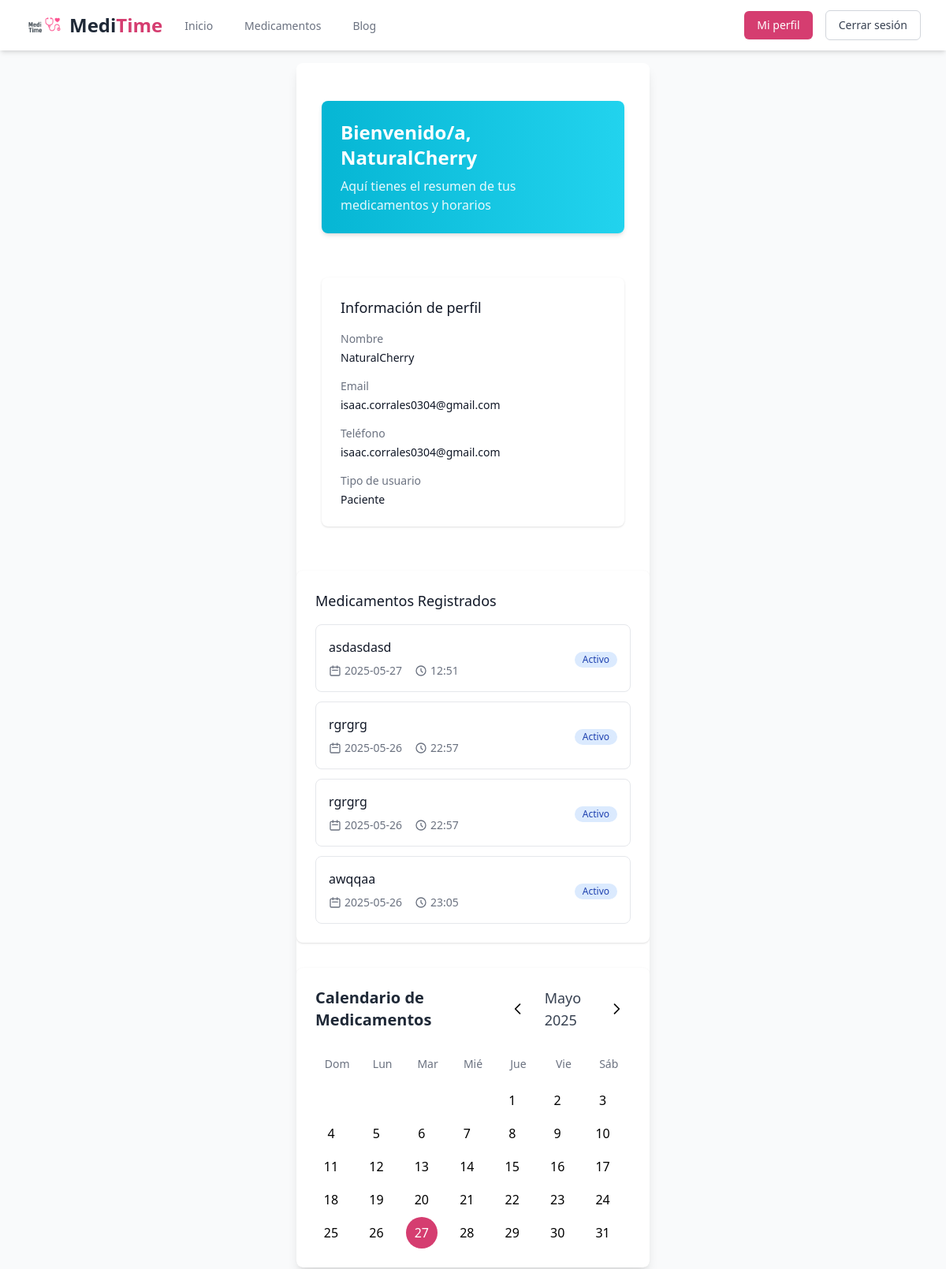
The page /dashboard (signed in, upper part) on the database as committed earlier.
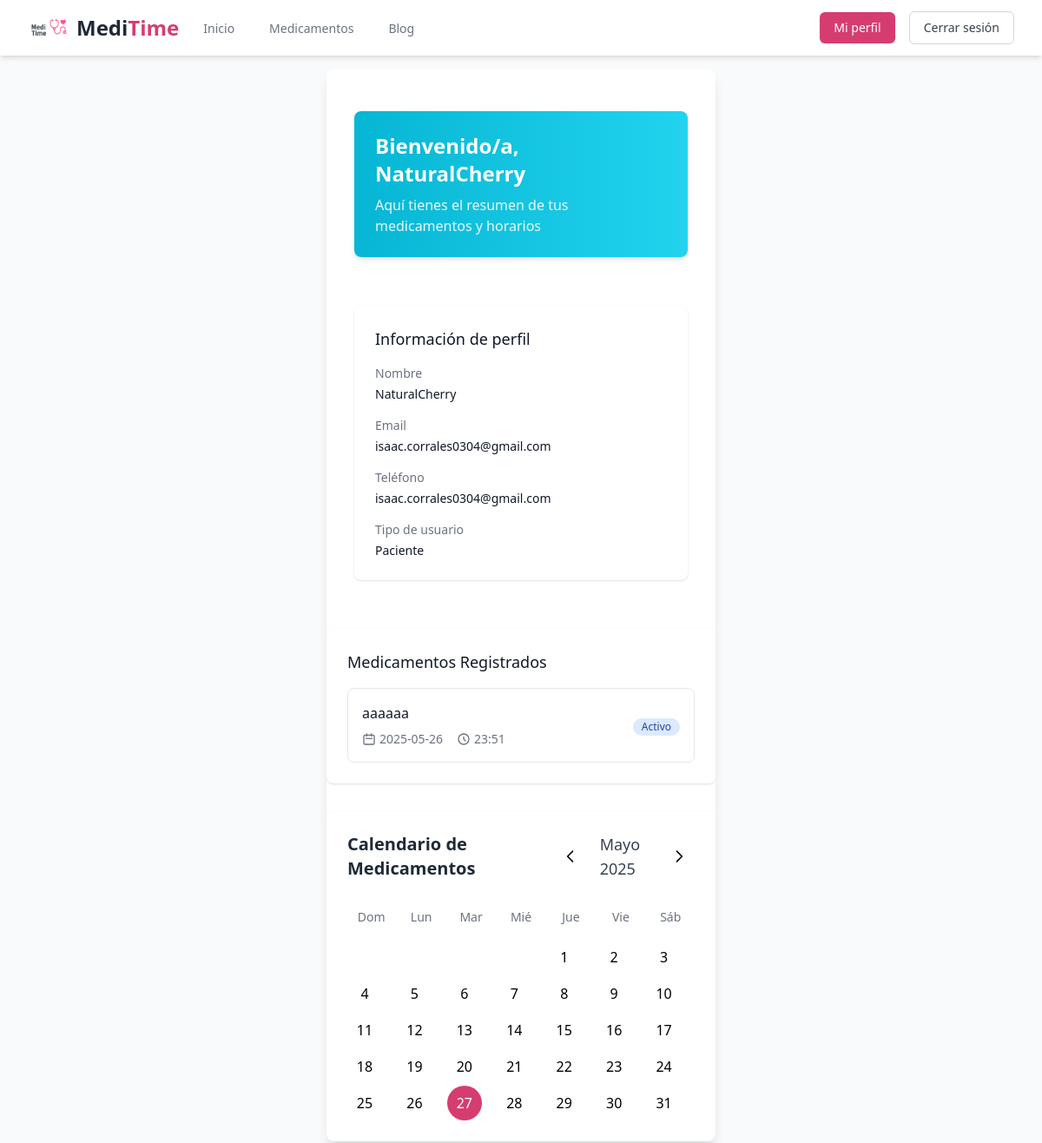
The same page on the database as committed later.
### tables this page shows
CREATE TABLE Usuarios(
            Id INTEGER PRIMARY KEY AUTOINCREMENT,
            Username VARCHAR(25) NOT NULL, 
            Email VARCHAR(100) NOT NULL, 
            Number VARCHAR(100) NOT NULL,
            Type VARCHAR(100) NOT NULL,
            Password VARCHAR(255) NOT NULL

        );

CREATE TABLE Recordatorios (
                id INTEGER PRIMARY KEY AUTOINCREMENT,
                paciente_id INTEGER NOT NULL,
                nombre TEXT NOT NULL,
                dia TEXT NOT NULL,          
                hora TEXT NOT NULL,       
                user_email TEXT NOT NULL,  
                FOREIGN KEY(paciente_id) REFERENCES Usuarios(id)
            );

### server.py (the view)
@app.route('/dashboard')
def dashboard():
    user = session.get('user_id')
    userdata = my_db.get_usuario(user)
    print(userdata)
    return render_template('dashboard.html', userdata=userdata)

### database.py (called while the page is built)
    def _get_connection(self):
        if not hasattr(self._local, 'connection'):
            print(f"Creando conexión para hilo: {threading.current_thread().ident}")
            self._local.connection = sqlite3.connect('database.db')
        return self._local.connection

    def _get_cursor(self):
        return self._get_connection().cursor()

### templates/dashboard.html (shortened to what this page needs)
{% extends 'template.html' %}
{% block content %}
<main class="flex items-center justify-center p-4">
    <div class="bg-white rounded-lg shadow-lg w-full max-w-md overflow-hidden">
        <div class="flex-grow">
            <div class="max-w-7xl mx-auto py-6 sm:px-6 lg:px-8">
                <div class="px-4 py-6 sm:px-0 mb-8">
                    <div class="bg-gradient-to-r from-cyan-500 to-cyan-400 rounded-lg shadow-md p-6">
                        <h1 class="text-2xl font-bold text-white">Bienvenido/a, {{ userdata.nombre }}</h1>
                        <p class="text-white text-opacity-90 mt-2">
                            {% if userdata.tipo == 'paciente' %}
                            Aquí tienes el resumen de tus medicamentos y horarios
                            {% elif userdata.tipo == 'cuidador' %}
                            Aquí puedes ver los medicamentos de tus pacientes
                            {% elif userdata.tipo == 'profesional' %}
                            Panel para gestionar medicamentos y pacientes
                            {% endif %}
                        </p>
                    </div>
                </div>
                <div class="px-4 sm:px-0 mb-8">
                    <div class="bg-white shadow rounded-lg overflow-hidden">
                        <div class="px-4 py-5 sm:p-6">
                            <h2 class="text-lg font-medium text-gray-900 mb-4">Información de perfil</h2>
                            <div class="grid grid-cols-1 md:grid-cols-1 gap-4">
                                <div class="space-y-1">
                                    <p class="text-sm font-medium text-gray-500">Nombre</p>
                                    <p class="text-sm text-gray-900">{{ userdata.nombre }}</p>
                                </div>
                                <div class="space-y-1">
                                    <p class="text-sm font-medium text-gray-500">Email</p>
                                    <p class="text-sm text-gray-900">{{ userdata.email }}</p>
                                </div>
                                <div class="space-y-1">
                                    <p class="text-sm font-medium text-gray-500">Teléfono</p>
                                    <p class="text-sm text-gray-900">{{ userdata.telefono }}</p>
                                </div>
                                <div class="space-y-1">
                                    <p class="text-sm font-medium text-gray-500">Tipo de usuario</p>
                                    <p class="text-sm text-gray-900">{{ userdata.tipo|capitalize }}</p>
                                </div>
                            </div>
                        </div>
                    </div>
                </div>
            </div>
        </div>
        <div class="px-4 sm:px-0 mb-8">
    <div class="bg-white shadow rounded-lg overflow-hidden">
        <div class="px-4 py-5 sm:p-6">
            <h2 class="text-lg font-medium text-gray-900 mb-4">Medicamentos Registrados</h2>
            {% if userdata.recordatorios %}
                <div class="space-y-3">
                    {% for recordatorio in userdata.recordatorios %}
                        <div class="border border-gray-200 rounded-lg p-4 hover:bg-gray-50 transition-colors">
                            <div class="flex items-center justify-between">
                                <div class="flex-1">
                                    <h3 class="text-base font-medium text-gray-900">
                                        {{ recordatorio.Recordatorio }}
                                    </h3>
                                    <div class="mt-2 flex flex-col sm:flex-row sm:space-x-4 space-y-1 sm:space-y-0">
                                        <div class="flex items-center text-sm text-gray-500">
                                            <svg class="w-4 h-4 mr-1" fill="none" stroke="currentColor" viewBox="0 0 24 24">
                                                <path stroke-linecap="round" stroke-linejoin="round" stroke-width="2" d="M8 7V3m8 4V3m-9 8h10M5 21h14a2 2 0 002-2V7a2 2 0 00-2-2H5a2 2 0 00-2 2v12a2 2 0 002 2z"></path>
                                            </svg>
                                            {{ recordatorio.Día }}
                                        </div>
                                        <div class="flex items-center text-sm text-gray-500">
                                            <svg class="w-4 h-4 mr-1" fill="none" stroke="currentColor" viewBox="0 0 24 24">
                                                <path stroke-linecap="round" stroke-linejoin="round" stroke-width="2" d="M12 8v4l3 3m6-3a9 9 0 11-18 0 9 9 0 0118 0z"></path>
                                            </svg>
                                            {{ recordatorio['Hora del día'] }}
                                        </div>
                                    </div>
                                </div>
                                <div class="ml-4">
                                    <span class="inline-flex items-center px-2.5 py-0.5 rounded-full text-xs font-medium bg-blue-100 text-blue-800">
                                        Activo
                                    </span>
                                </div>
                            </div>
                        </div>
                    {% endfor %}
                </div>
            {% endif %}
        </div>
    </div>
</div>
        <div class="flex gap-6">
            <div class="flex-1">
                <div class="bg-white shadow rounded-lg p-6">
                    <div class="flex items-center justify-between mb-6">
                        <h2 class="text-xl font-semibold text-gray-800">Calendario de Medicamentos</h2>
                        <div class="flex items-center space-x-4">
                            <button id="prevMonth" class="p-2 rounded-full hover:bg-gray-100">
                                <svg class="w-5 h-5" fill="none" stroke="currentColor" viewBox="0 0 24 24">
                                    <path stroke-linecap="round" stroke-linejoin="round" stroke-width="2"
                                        d="M15 19l-7-7 7-7"></path>
                                </svg>
                            </button>
                            <h3 id="currentMonth" class="text-lg font-medium text-gray-700"></h3>
                            <button id="nextMonth" class="p-2 rounded-full hover:bg-gray-100">
                                <svg class="w-5 h-5" fill="none" stroke="currentColor" viewBox="0 0 24 24">
                                    <path stroke-linecap="round" stroke-linejoin="round" stroke-width="2"
                                        d="M9 5l7 7-7 7"></path>
                                </svg>
                            </button>
                        </div>
                    </div>
                    <div class="calendar-grid mb-2">
                        <div class="text-center text-sm font-medium text-gray-500 py-2">Dom</div>
                        <div class="text-center text-sm font-medium text-gray-500 py-2">Lun</div>
                        <div class="text-center text-sm font-medium text-gray-500 py-2">Mar</div>
                        <div class="text-center text-sm font-medium text-gray-500 py-2">Mié</div>
                        <div class="text-center text-sm font-medium text-gray-500 py-2">Jue</div>
                        <div class="text-center text-sm font-medium text-gray-500 py-2">Vie</div>
                        <div class="text-center text-sm font-medium text-gray-500 py-2">Sáb</div>
                    </div>
                    <div id="calendarDays" class="calendar-grid"></div>
                </div>
            </div>
        </div>
    </div>
</main>
</body>
</html>
{% endblock %}

### templates/template.html (shortened to what this page needs)
<!DOCTYPE html>
<html lang="en">
<head>
    <script src="https://cdn.tailwindcss.com"></script>
    <link rel="stylesheet" href="{{ url_for('static', filename='css/template.css') }}">
</head>
<body>
    <nav class="bg-white shadow-md" x-data="{ open: false }">
        <div class="max-w-7xl mx-auto px-4 sm:px-6 lg:px-8">
            <div class="flex justify-between h-16">
                <div class="flex">
                    <div class="flex-shrink-0 flex items-center cursor-pointer"
                        onclick="window.location.href='{{ url_for('index') }}'">
                        <img src="{{ url_for('static', filename='imgs/logo.png') }}" alt="Logo"
                            class="h-10 md:h-12 w-auto object-contain" />
                        <span class="ml-2 text-xl md:text-2xl font-bold text-gray-800">Medi<span
                                class="text-primary">Time</span></span>
                    </div>
                    <div class="hidden sm:ml-6 sm:flex sm:space-x-8">
                        <a href="{{ url_for('index') }}"
                            class="{% if request.endpoint == 'index' %}border-primary text-gray-900{% else %}border-transparent text-gray-500 hover:border-gray-300 hover:text-gray-700{% endif %} inline-flex items-center px-1 pt-1 border-b-2 text-sm font-medium">
                            Inicio
                        </a>
                        <a href="{{ url_for('medicamentos') }}"
                            class="{% if request.endpoint == 'medicamentos' %}border-primary text-gray-900{% else %}border-transparent text-gray-500 hover:border-gray-300 hover:text-gray-700{% endif %} inline-flex items-center px-1 pt-1 border-b-2 text-sm font-medium">
                            Medicamentos
                        </a>
                        <a href="#"
                            class="border-transparent text-gray-500 hover:border-gray-300 hover:text-gray-700 inline-flex items-center px-1 pt-1 border-b-2 text-sm font-medium">
                            Blog
                        </a>
                    </div>
                </div>
                <div class="hidden sm:flex sm:items-center">
                    {% if session.user_id %}
                    <a href="{{ url_for('dashboard') }}"
                        class="mr-4 bg-primary hover:bg-primary-light px-4 py-2 text-sm font-medium text-white rounded-md shadow-sm transition-colors">
                        Mi perfil
                    </a>
                    <a href="{{ url_for('logout') }}"
                        class="bg-white px-4 py-2 text-sm font-medium text-gray-700 hover:bg-gray-50 rounded-md border border-gray-300 transition-colors">
                        Cerrar sesión
                    </a>
                    {% endif %}
                </div>
            </div>
        </div>
    </nav>
    <main>
        {% block content %}{% endblock %}
</body>
</html>

### static/css/template.css (style rules this page uses)
:root { --primary: #d53d70; --primary-light: #f74f8c; --secondary: #4dbdc1; --secondary-light: #52e2d9; --secondary-lighter: #93efe4; }
body { font-family: 'Segoe UI', Tahoma, Geneva, Verdana, sans-serif; background-color: #f9fafb; }
.bg-primary { background-color: var(--primary); }
.text-primary { color: var(--primary); }

### templates/dashboard.html (style rules this page uses)
:root { --primary: #d53d70; --primary-light: #f74f8c; --secondary: #4dbdc1; --secondary-light: #52e2d9; --secondary-lighter: #93efe4; }
.bg-primary { background-color: var(--primary); }
.text-primary { color: var(--primary); }
.calendar-grid { display: grid; grid-template-columns: repeat(7, 1fr); gap: 2px; }

Rows that differ between the two databases and show on the page:
removed Recordatorios: Recordatorio "asdasdasd", Día "2025-05-27", hora "12:51"
removed Recordatorios: Recordatorio "rgrgrg", Día "2025-05-26", hora "22:57"
removed Recordatorios: Recordatorio "rgrgrg", Día "2025-05-26", hora "22:57"
removed Recordatorios: Recordatorio "awqqaa", Día "2025-05-26", hora "23:05"
added Recordatorios: Recordatorio "aaaaaa", Día "2025-05-26", hora "23:51"
